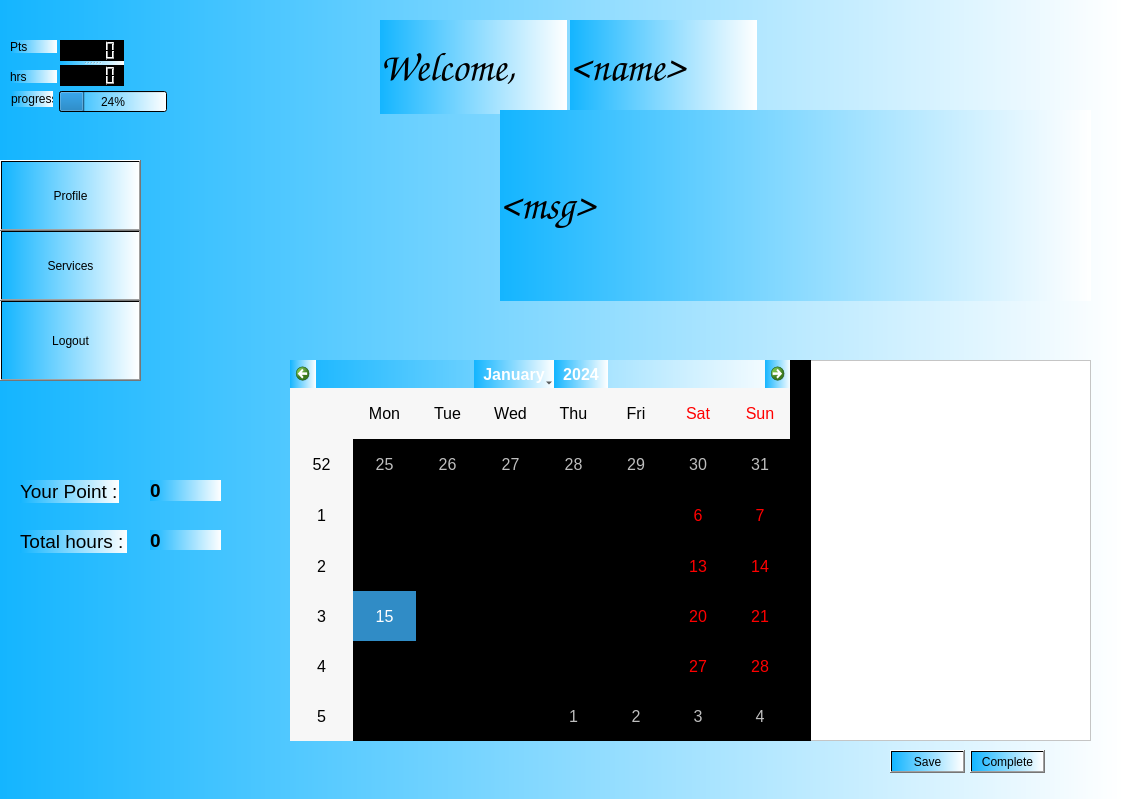
<?xml version="1.0" encoding="UTF-8"?>
<ui version="4.0">
 <class>volunteerprofile</class>
 <widget class="QWidget" name="volunteerprofile">
  <property name="geometry">
   <rect>
    <x>0</x>
    <y>0</y>
    <width>1121</width>
    <height>799</height>
   </rect>
  </property>
  <property name="windowTitle">
   <string>volunteerprofile</string>
  </property>
  <property name="styleSheet">
   <string notr="true">background:qlineargradient(spread:pad, x1:0, y1:0, x2:1, y2:0, stop:0 rgb(20, 181, 255), stop:1 rgba(255, 255, 255, 255))</string>
  </property>
  <widget class="QWidget" name="verticalLayoutWidget_2">
   <property name="geometry">
    <rect>
     <x>240</x>
     <y>-40</y>
     <width>2</width>
     <height>2</height>
    </rect>
   </property>
   <layout class="QVBoxLayout" name="verticalLayout_2"/>
  </widget>
  <widget class="QPushButton" name="pushlogout">
   <property name="geometry">
    <rect>
     <x>0</x>
     <y>300</y>
     <width>141</width>
     <height>81</height>
    </rect>
   </property>
   <property name="text">
    <string>Logout</string>
   </property>
  </widget>
  <widget class="QPushButton" name="services">
   <property name="geometry">
    <rect>
     <x>0</x>
     <y>230</y>
     <width>141</width>
     <height>71</height>
    </rect>
   </property>
   <property name="text">
    <string>Services</string>
   </property>
  </widget>
  <widget class="QLabel" name="sumtotal">
   <property name="geometry">
    <rect>
     <x>20</x>
     <y>530</y>
     <width>107</width>
     <height>23</height>
    </rect>
   </property>
   <property name="font">
    <font>
     <pointsize>14</pointsize>
    </font>
   </property>
   <property name="styleSheet">
    <string notr="true">background:setAttribute(Qt::WA_TranslucentBackground)</string>
   </property>
   <property name="text">
    <string>Total hours :</string>
   </property>
  </widget>
  <widget class="QLabel" name="filler1">
   <property name="geometry">
    <rect>
     <x>150</x>
     <y>480</y>
     <width>71</width>
     <height>21</height>
    </rect>
   </property>
   <property name="font">
    <font>
     <pointsize>14</pointsize>
     <weight>75</weight>
     <bold>true</bold>
    </font>
   </property>
   <property name="styleSheet">
    <string notr="true">background:setAttribute(Qt::WA_TranslucentBackground)</string>
   </property>
   <property name="text">
    <string>0</string>
   </property>
  </widget>
  <widget class="QLabel" name="sumpoint">
   <property name="geometry">
    <rect>
     <x>20</x>
     <y>480</y>
     <width>99</width>
     <height>23</height>
    </rect>
   </property>
   <property name="font">
    <font>
     <pointsize>14</pointsize>
    </font>
   </property>
   <property name="styleSheet">
    <string notr="true">background:setAttribute(Qt::WA_TranslucentBackground)</string>
   </property>
   <property name="text">
    <string>Your Point :</string>
   </property>
  </widget>
  <widget class="QLabel" name="filler2">
   <property name="geometry">
    <rect>
     <x>150</x>
     <y>530</y>
     <width>71</width>
     <height>20</height>
    </rect>
   </property>
   <property name="font">
    <font>
     <pointsize>14</pointsize>
     <weight>75</weight>
     <bold>true</bold>
    </font>
   </property>
   <property name="styleSheet">
    <string notr="true">background:setAttribute(Qt::WA_TranslucentBackground)</string>
   </property>
   <property name="text">
    <string>0</string>
   </property>
  </widget>
  <widget class="QCalendarWidget" name="svCalendar">
   <property name="geometry">
    <rect>
     <x>290</x>
     <y>360</y>
     <width>501</width>
     <height>381</height>
    </rect>
   </property>
   <property name="font">
    <font>
     <pointsize>12</pointsize>
    </font>
   </property>
   <property name="styleSheet">
    <string notr="true">background:setAttribute(Qt::WA_TranslucentBackground)</string>
   </property>
  </widget>
  <widget class="QLabel" name="welcomemsg">
   <property name="geometry">
    <rect>
     <x>380</x>
     <y>20</y>
     <width>187</width>
     <height>94</height>
    </rect>
   </property>
   <property name="font">
    <font>
     <family>Comic Sans MS</family>
     <pointsize>30</pointsize>
     <weight>75</weight>
     <bold>true</bold>
    </font>
   </property>
   <property name="styleSheet">
    <string notr="true">background:setAttribute(Qt::WA_TranslucentBackground),
</string>
   </property>
   <property name="text">
    <string>&lt;html&gt;&lt;head/&gt;&lt;body&gt;&lt;p&gt;&lt;span style=&quot; font-style:italic;&quot;&gt;Welcome,&lt;/span&gt;&lt;/p&gt;&lt;/body&gt;&lt;/html&gt;</string>
   </property>
   <property name="textFormat">
    <enum>Qt::AutoText</enum>
   </property>
  </widget>
  <widget class="QLabel" name="label">
   <property name="geometry">
    <rect>
     <x>10</x>
     <y>40</y>
     <width>47</width>
     <height>13</height>
    </rect>
   </property>
   <property name="styleSheet">
    <string notr="true">background:setAttribute(Qt::WA_TranslucentBackground)</string>
   </property>
   <property name="text">
    <string>Pts</string>
   </property>
  </widget>
  <widget class="QLabel" name="label_2">
   <property name="geometry">
    <rect>
     <x>10</x>
     <y>70</y>
     <width>47</width>
     <height>13</height>
    </rect>
   </property>
   <property name="styleSheet">
    <string notr="true">background:setAttribute(Qt::WA_TranslucentBackground)</string>
   </property>
   <property name="text">
    <string>hrs</string>
   </property>
  </widget>
  <widget class="QProgressBar" name="progressBar">
   <property name="geometry">
    <rect>
     <x>59</x>
     <y>91</y>
     <width>108</width>
     <height>21</height>
    </rect>
   </property>
   <property name="styleSheet">
    <string notr="true">background:setAttribute(Qt::WA_TranslucentBackground)</string>
   </property>
   <property name="value">
    <number>24</number>
   </property>
  </widget>
  <widget class="QLabel" name="label_3">
   <property name="geometry">
    <rect>
     <x>11</x>
     <y>91</y>
     <width>42</width>
     <height>16</height>
    </rect>
   </property>
   <property name="styleSheet">
    <string notr="true">background:setAttribute(Qt::WA_TranslucentBackground)</string>
   </property>
   <property name="text">
    <string>progress</string>
   </property>
  </widget>
  <widget class="QLabel" name="welcomemsg_3">
   <property name="geometry">
    <rect>
     <x>570</x>
     <y>20</y>
     <width>187</width>
     <height>94</height>
    </rect>
   </property>
   <property name="font">
    <font>
     <family>Comic Sans MS</family>
     <pointsize>30</pointsize>
     <weight>75</weight>
     <bold>true</bold>
    </font>
   </property>
   <property name="styleSheet">
    <string notr="true">background:setAttribute(Qt::WA_TranslucentBackground),
</string>
   </property>
   <property name="text">
    <string>&lt;html&gt;&lt;head/&gt;&lt;body&gt;&lt;p&gt;&lt;span style=&quot; font-style:italic;&quot;&gt;&amp;lt;name&amp;gt;&lt;/span&gt;&lt;/p&gt;&lt;/body&gt;&lt;/html&gt;</string>
   </property>
   <property name="textFormat">
    <enum>Qt::AutoText</enum>
   </property>
  </widget>
  <widget class="QLabel" name="welcomemsg_2">
   <property name="geometry">
    <rect>
     <x>500</x>
     <y>110</y>
     <width>591</width>
     <height>191</height>
    </rect>
   </property>
   <property name="font">
    <font>
     <family>Comic Sans MS</family>
     <pointsize>30</pointsize>
     <weight>75</weight>
     <bold>true</bold>
    </font>
   </property>
   <property name="styleSheet">
    <string notr="true">background:setAttribute(Qt::WA_TranslucentBackground),
</string>
   </property>
   <property name="text">
    <string>&lt;html&gt;&lt;head/&gt;&lt;body&gt;&lt;p&gt;&amp;lt;msg&amp;gt;&lt;/p&gt;&lt;/body&gt;&lt;/html&gt;</string>
   </property>
   <property name="textFormat">
    <enum>Qt::AutoText</enum>
   </property>
  </widget>
  <widget class="QPushButton" name="pushprofile">
   <property name="geometry">
    <rect>
     <x>0</x>
     <y>160</y>
     <width>141</width>
     <height>71</height>
    </rect>
   </property>
   <property name="styleSheet">
    <string notr="true"/>
   </property>
   <property name="text">
    <string>Profile</string>
   </property>
  </widget>
  <widget class="QSplitter" name="splitter">
   <property name="geometry">
    <rect>
     <x>60</x>
     <y>40</y>
     <width>64</width>
     <height>46</height>
    </rect>
   </property>
   <property name="orientation">
    <enum>Qt::Vertical</enum>
   </property>
   <widget class="QLCDNumber" name="ptsIcd">
    <property name="styleSheet">
     <string notr="true">background: black</string>
    </property>
   </widget>
   <widget class="QLCDNumber" name="hrsIcd">
    <property name="styleSheet">
     <string notr="true">background: black</string>
    </property>
   </widget>
  </widget>
  <widget class="QListWidget" name="svListWidget">
   <property name="geometry">
    <rect>
     <x>810</x>
     <y>360</y>
     <width>281</width>
     <height>381</height>
    </rect>
   </property>
   <property name="styleSheet">
    <string notr="true">background:white</string>
   </property>
   <property name="defaultDropAction">
    <enum>Qt::MoveAction</enum>
   </property>
  </widget>
  <widget class="Line" name="line">
   <property name="geometry">
    <rect>
     <x>790</x>
     <y>360</y>
     <width>21</width>
     <height>381</height>
    </rect>
   </property>
   <property name="styleSheet">
    <string notr="true">background:black</string>
   </property>
   <property name="orientation">
    <enum>Qt::Vertical</enum>
   </property>
  </widget>
  <widget class="QPushButton" name="completeButton">
   <property name="geometry">
    <rect>
     <x>970</x>
     <y>750</y>
     <width>75</width>
     <height>23</height>
    </rect>
   </property>
   <property name="text">
    <string>Complete</string>
   </property>
  </widget>
  <widget class="QPushButton" name="saveButton">
   <property name="geometry">
    <rect>
     <x>890</x>
     <y>750</y>
     <width>75</width>
     <height>23</height>
    </rect>
   </property>
   <property name="text">
    <string>Save</string>
   </property>
  </widget>
 </widget>
 <resources/>
 <connections/>
</ui>
